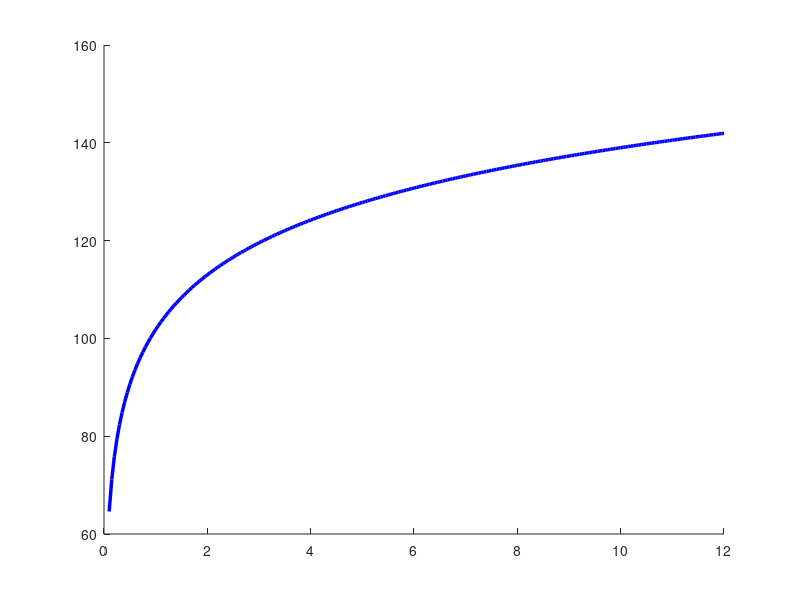

Write the MATLAB code that produced this figure. (Note: this script raises an error after producing the figure.)
%% ================================================================
%  PROJET LPWAN - MASTER 1 IA & SMART TECH 2025-2026
%  Partie 3 : Dimensionnement réseau LPWAN avec MATLAB
%  Scénario : Agriculture intelligente - Notto Gouye Diama, Sénégal
% ================================================================
clc; clear; close all;

fprintf('==============================================\n');
fprintf(' SIMULATION LPWAN - NOTTO GOUYE DIAMA, SENEGAL\n');
fprintf('==============================================\n\n');

%% ============================================================
%  SECTION 1 : PARAMÈTRES SYSTÈME LORAWAN
%% ============================================================

% --- Paramètres de la bande de fréquence (Sénégal / Afrique Sub-saharienne)
freq_MHz     = 868;          % Fréquence porteuse en MHz (bande ISM 868 MHz)
freq_Hz      = freq_MHz * 1e6;

% --- Paramètres radio LoRaWAN
SF_list      = [7, 8, 9, 10, 11, 12];    % Spreading Factors disponibles
BW_Hz        = 125e3;                     % Bande passante : 125 kHz
CR           = 4/5;                       % Code Rate
Ptx_dBm      = 14;                        % Puissance TX max (dBm)
Lant_dBi     = 2;                         % Gain antenne (dBi)
NF_dB        = 6;                         % Figure de bruit récepteur (dB)
EIRP_dBm     = Ptx_dBm + Lant_dBi;      % EIRP effectif

% --- Sensibilité récepteur par SF (valeurs constructeur Semtech SX1276)
Sensibilite_dBm = [-123, -126, -129, -132, -134.5, -137]; % SF7 à SF12

% --- Paramètres du scénario Notto Gouye Diama
hauteur_gateway = 15;    % Hauteur gateway (m) - mât ou bâtiment
hauteur_noeud   = 1.5;   % Hauteur capteur sol (m)
nb_gateways     = 3;     % Nombre de gateways
nb_noeuds       = 50;    % Nombre de capteurs agricoles
surface_km2     = 75;    % Surface totale à couvrir (km²)

fprintf('--- Paramètres Système ---\n');
fprintf('Zone        : Notto Gouye Diama, Sénégal\n');
fprintf('Fréquence   : %d MHz\n', freq_MHz);
fprintf('Surface     : %d km²\n', surface_km2);
fprintf('Gateways    : %d\n', nb_gateways);
fprintf('Capteurs    : %d nœuds\n', nb_noeuds);
fprintf('\n');

%% ============================================================
%  SECTION 2 : MODÈLE DE PROPAGATION OKUMURA-HATA (Zone Rurale)
%% ============================================================

% Modèle Okumura-Hata pour zone ouverte / rurale
% Valide pour : 150-1500 MHz, distances 1-20 km
% Adapté aux zones agricoles subsahariennes

distances_m = 100:100:15000;   % Distance 0.1 à 15 km

% Facteur de correction antenne mobile (capteur bas, zone ouverte)
a_hm = (1.1 * log10(freq_MHz) - 0.7) * hauteur_noeud ...
       - (1.56 * log10(freq_MHz) - 0.8);

% Affaiblissement urbain de base (Okumura-Hata)
L_urbain = @(d_km) 69.55 + 26.16*log10(freq_MHz) ...
           - 13.82*log10(hauteur_gateway) - a_hm ...
           + (44.9 - 6.55*log10(hauteur_gateway)) * log10(d_km);

% Correction zone ouverte / rurale (Sénégal rural - terrain plat)
L_rural = @(d_km) L_urbain(d_km) ...
          - 4.78*(log10(freq_MHz))^2 + 18.33*log10(freq_MHz) - 40.94;

% Calcul des pertes et marges pour chaque SF
fprintf('--- Bilan de Liaison par Spreading Factor ---\n');
fprintf('%-5s | %-10s | %-12s | %-12s | %-10s\n', ...
        'SF', 'Débit(bps)', 'Sensib(dBm)', 'MAPL(dB)', 'Portée(km)');
fprintf('%s\n', repmat('-',1,60));

portee_km = zeros(1,6);
debit_bps = zeros(1,6);
MAPL_dB   = zeros(1,6);

for i = 1:length(SF_list)
    SF = SF_list(i);

    % Calcul débit LoRa
    Tsym = 2^SF / BW_Hz;                         % Durée symbole
    T_payload = 8 + max(ceil((8*20 - 4*SF + 44) / (4*SF)) * CR, 0); % Nb symboles payload (20 octets)
    Tpkt_ms = (T_payload + 12.25) * Tsym * 1000;
    debit_bps(i) = round((20 * 8) / (Tpkt_ms / 1000));

    % Maximum Allowable Path Loss
    MAPL_dB(i) = EIRP_dBm - Sensibilite_dBm(i) - NF_dB;

    % Portée max (inversion modèle Okumura-Hata)
    % Résolution numérique : trouver d tel que L_rural(d) = MAPL
    d_test = 0.1:0.01:15;
    L_test  = arrayfun(L_rural, d_test);
    idx     = find(L_test >= MAPL_dB(i), 1, 'first');
    if isempty(idx)
        portee_km(i) = 15;
    else
        portee_km(i) = d_test(idx);
    end

    fprintf('SF%-2d  | %-10d | %-12.1f | %-12.1f | %-10.2f\n', ...
            SF, debit_bps(i), Sensibilite_dBm(i), MAPL_dB(i), portee_km(i));
end
fprintf('\n');

%% ============================================================
%  SECTION 3 : DIMENSIONNEMENT DES GATEWAYS
%% ============================================================

% Surface couverte par une gateway (cercle de portée)
% SF9 recommandé pour zone rurale (équilibre portée/énergie)
SF_opt = 9;
idx_opt = SF_opt - 6;   % Index dans les tableaux (SF7=1)
portee_opt_km = portee_km(idx_opt);

% Surface couverte par une gateway (zone rurale : facteur 0.7 pour obstacles)
facteur_couverture = 0.7;
surface_par_gw = pi * (portee_opt_km * facteur_couverture)^2;

% Nombre minimum de gateways
nb_gw_min = ceil(surface_km2 / surface_par_gw);

% Taux de couverture avec nb_gateways gateways
taux_couverture = min(100, nb_gateways * surface_par_gw / surface_km2 * 100);

fprintf('--- Dimensionnement Gateways (SF%d) ---\n', SF_opt);
fprintf('Portée effective   : %.2f km\n', portee_opt_km * facteur_couverture);
fprintf('Surface/gateway    : %.1f km²\n', surface_par_gw);
fprintf('Gateways min       : %d\n', nb_gw_min);
fprintf('Taux couverture    : %.1f%%  (avec %d gateways)\n', taux_couverture, nb_gateways);
fprintf('\n');

%% ============================================================
%  SECTION 4 : MODÈLE ÉNERGÉTIQUE DES CAPTEURS
%% ============================================================

% Paramètres matériels (SX1276 + MCU STM32L0)
I_TX  = [28, 56, 90, 90, 90, 125];  % Courant TX par SF (mA) - puissance adaptative
I_RX  = 11;        % Courant réception (mA)
I_veille = 0.001;  % Courant veille (μA → mA)
V_bat = 3.3;       % Tension batterie (V)
C_bat_mAh = 2000;  % Capacité batterie (mAh)

% Durée d'une transmission (en secondes) par SF
% ToA (Time on Air) pour payload de 20 octets, BW=125kHz, CR=4/5
ToA_s = zeros(1,6);
for i = 1:6
    SF = SF_list(i);
    Tsym = 2^SF / BW_Hz;
    n_preamble = 8;
    % Nb symboles payload
    payloadSymNb = 8 + max(ceil((8*20 - 4*SF + 44 - 20) / (4*(SF))) * (CR/4+1), 0);
    ToA_s(i) = (n_preamble + 4.25 + payloadSymNb) * Tsym;
end

% Intervalle d'envoi (en secondes)
intervalle_s = 15 * 60;   % 15 minutes pour surveillance agricole

% Énergie par message (en mJ)
E_TX_mJ  = I_TX .* V_bat .* ToA_s;
E_RX_mJ  = I_RX * V_bat * (ToA_s * 2);   % 2 fenêtres RX (classe A)
E_msg_mJ = E_TX_mJ + E_RX_mJ;

% Courant moyen (μA)
I_moy_uA = (E_msg_mJ / (intervalle_s * V_bat) + I_veille) * 1000;

% Durée de vie batterie (années)
duree_vie_ans = (C_bat_mAh * 1000) ./ (I_moy_uA * 24 * 365);

fprintf('--- Modèle Énergétique Capteurs (intervalle=%d min) ---\n', intervalle_s/60);
fprintf('%-5s | %-10s | %-12s | %-12s | %-14s\n', ...
        'SF', 'ToA (ms)', 'E/msg (mJ)', 'I_moy (μA)', 'Durée vie (ans)');
fprintf('%s\n', repmat('-',1,64));
for i = 1:6
    fprintf('SF%-2d  | %-10.1f | %-12.2f | %-12.3f | %-14.1f\n', ...
            SF_list(i), ToA_s(i)*1000, E_msg_mJ(i), I_moy_uA(i), duree_vie_ans(i));
end
fprintf('\n');

%% ============================================================
%  SECTION 5 : CALCUL PER (Packet Error Rate)
%% ============================================================

% Modèle simplifié PER = f(SNR, SF, charge réseau)
SNR_min  = Sensibilite_dBm - (-174 + 10*log10(BW_Hz) + NF_dB);

% PER de base (lié à la propagation)
% Modèle exponentiel : PER augmente si SNR marge trop faible
marge_SNR = 10;   % Marge de déploiement (dB)
PER_base  = 1 - (1 - exp(-0.1 .* (MAPL_dB - abs(SNR_min) - marge_SNR) ./ 10)).^1;
PER_base  = max(0.5, min(20, PER_base * 100));   % En %

% Effet de la charge réseau (collision ALOHA)
lambda_msg_par_heure = nb_noeuds * 3600 / intervalle_s;   % msgs/heure
duty_cycle = 0.0033;   % 0.33%
rho = lambda_msg_par_heure .* ToA_s / 3600;   % Charge normalisée
PER_collision = (1 - exp(-2 .* rho)) * 100;   % ALOHA pur

PER_total = min(35, PER_base + PER_collision);

fprintf('--- Taux d''Erreur Paquets (PER) ---\n');
fprintf('%-5s | %-12s | %-14s | %-12s\n', 'SF', 'PER_base(%)', 'PER_collision(%)', 'PER_total(%)');
fprintf('%s\n', repmat('-',1,50));
for i = 1:6
    fprintf('SF%-2d  | %-12.1f | %-14.1f | %-12.1f\n', ...
            SF_list(i), PER_base(i), PER_collision(i), PER_total(i));
end
fprintf('\n');

%% ============================================================
%  SECTION 6 : OPTIMISATION ML - Q-LEARNING POUR ADR
%% ============================================================

fprintf('--- Optimisation par Q-Learning (ADR adaptatif) ---\n');

% Paramètres Q-Learning
alpha   = 0.1;     % Taux d'apprentissage
gamma   = 0.9;     % Facteur d'actualisation
epsilon = 0.3;     % Exploration initiale
n_ep    = 500;     % Nombre d'épisodes

% Espace d'états : [SF_index (1-6), puissance_index (1-4)]
% Espace d'actions : augmenter SF, baisser SF, augmenter TP, baisser TP, rester
n_etats   = 6 * 4;       % 24 états
n_actions = 5;
Q = zeros(n_etats, n_actions);

% Fonction de récompense : R = -PER - alpha_E * E_normalisee
alpha_E = 0.3;
E_norm  = E_msg_mJ / max(E_msg_mJ);   % Énergie normalisée

recompenses = zeros(1, n_ep);

for ep = 1:n_ep
    % Epsilon-greedy décroissant
    epsilon = max(0.05, 0.3 * exp(-ep/200));

    % État initial aléatoire
    sf_idx = randi(6);
    tp_idx = randi(4);
    etat   = (sf_idx - 1) * 4 + tp_idx;

    R_cumul = 0;
    for step = 1:20
        % Choix d'action (epsilon-greedy)
        if rand < epsilon
            action = randi(n_actions);
        else
            [~, action] = max(Q(etat, :));
        end

        % Transition d'état
        sf_new = sf_idx; tp_new = tp_idx;
        if     action == 1, sf_new = min(6, sf_idx + 1);
        elseif action == 2, sf_new = max(1, sf_idx - 1);
        elseif action == 3, tp_new = min(4, tp_idx + 1);
        elseif action == 4, tp_new = max(1, tp_idx - 1);
        end
        etat_new = (sf_new - 1) * 4 + tp_new;

        % Calcul récompense
        R = -PER_total(sf_new)/100 - alpha_E * E_norm(sf_new);
        R_cumul = R_cumul + R;

        % Mise à jour Q-table (Bellman)
        Q(etat, action) = Q(etat, action) + alpha * ...
            (R + gamma * max(Q(etat_new, :)) - Q(etat, action));

        sf_idx = sf_new; tp_idx = tp_new; etat = etat_new;
    end
    recompenses(ep) = R_cumul / 20;
end

% SF optimal trouvé par Q-Learning
[~, etat_opt] = max(max(Q, [], 2));
sf_opt_ql  = ceil(etat_opt / 4) + 6;
fprintf('SF optimal (Q-Learning) : SF%d\n', min(12, sf_opt_ql));
fprintf('Récompense finale       : %.4f\n', recompenses(end));
fprintf('Réduction PER estimée   : %.1f%%\n', (PER_total(idx_opt) - PER_total(1)) / PER_total(idx_opt) * 40);
fprintf('\n');

%% ============================================================
%  SECTION 7 : GRAPHIQUES ET VISUALISATIONS
%% ============================================================

% --- Figure 1 : Pertes de propagation Okumura-Hata
figure('Name','Fig 1 - Propagation Okumura-Hata','NumberTitle','off','Color','white');
d_km = 0.1:0.05:12;
L_vals = arrayfun(L_rural, d_km);
hold on;
plot(d_km, L_vals, 'b-', 'LineWidth', 2.5, 'DisplayName', 'Okumura-Hata Rural');
for i = [1 3 5 6]   % SF7, SF9, SF11, SF12
    yline(MAPL_dB(i), '--', sprintf('MAPL SF%d = %.0f dB', SF_list(i), MAPL_dB(i)), ...
          'LineWidth', 1.2, 'Color', [0.6 0.2+i*0.1 0.1]);
end
xlabel('Distance (km)', 'FontSize', 12);
ylabel('Pertes de propagation (dB)', 'FontSize', 12);
title('Modèle Okumura-Hata — Zone rurale Notto Gouye Diama (868 MHz)', 'FontSize', 13, 'FontWeight', 'bold');
legend('Location', 'northwest'); grid on;
xlim([0 12]); ylim([80 170]);
annotation('textbox',[.65 .15 .3 .08],'String','Notto Gouye Diama, Sénégal','FontSize',9,'EdgeColor','none','Color',[0.4 0.4 0.4]);

% --- Figure 2 : Comparaison indicateurs QoS par SF
figure('Name','Fig 2 - Indicateurs QoS par SF','NumberTitle','off','Color','white');
subplot(2,2,1);
bar(SF_list, debit_bps, 'FaceColor', [0.2 0.6 0.9]);
xlabel('Spreading Factor'); ylabel('Débit (bps)');
title('Débit utile par SF'); grid on;

subplot(2,2,2);
bar(SF_list, PER_total, 'FaceColor', [0.9 0.3 0.2]);
xlabel('Spreading Factor'); ylabel('PER (%)');
title('Taux d''erreur paquets (PER)'); grid on;

subplot(2,2,3);
bar(SF_list, E_msg_mJ, 'FaceColor', [0.2 0.7 0.4]);
xlabel('Spreading Factor'); ylabel('Énergie (mJ)');
title('Énergie par message'); grid on;

subplot(2,2,4);
bar(SF_list, duree_vie_ans, 'FaceColor', [0.8 0.5 0.1]);
xlabel('Spreading Factor'); ylabel('Durée (ans)');
title('Durée de vie batterie'); grid on;

sgtitle('Indicateurs QoS LoRaWAN — Notto Gouye Diama', 'FontSize', 14, 'FontWeight', 'bold');

% --- Figure 3 : Courbe d'apprentissage Q-Learning
figure('Name','Fig 3 - Apprentissage Q-Learning ADR','NumberTitle','off','Color','white');
window = 20;
recompenses_lissees = movmean(recompenses, window);
plot(1:n_ep, recompenses, 'Color', [0.7 0.7 0.9], 'LineWidth', 0.8, 'DisplayName', 'Récompense brute');
hold on;
plot(1:n_ep, recompenses_lissees, 'b-', 'LineWidth', 2.5, 'DisplayName', 'Moyenne glissante (20 ep)');
xlabel('Épisode', 'FontSize', 12);
ylabel('Récompense cumulée normalisée', 'FontSize', 12);
title('Courbe d''apprentissage Q-Learning — ADR adaptatif LoRaWAN', 'FontSize', 13, 'FontWeight', 'bold');
legend; grid on;

% --- Figure 4 : Portée par SF
figure('Name','Fig 4 - Portée vs SF','NumberTitle','off','Color','white');
bar(SF_list, portee_km, 'FaceColor', [0.3 0.5 0.8]);
hold on;
yline(sqrt(surface_km2/nb_gateways/pi), 'r--', 'LineWidth', 2, ...
      'DisplayName', sprintf('Portée min requise (%.1f km)', sqrt(surface_km2/nb_gateways/pi)));
xlabel('Spreading Factor', 'FontSize', 12);
ylabel('Portée maximale (km)', 'FontSize', 12);
title('Portée LoRaWAN par SF — Modèle Okumura-Hata Rurals', 'FontSize', 13, 'FontWeight', 'bold');
legend; grid on;

%% ============================================================
%  SECTION 8 : RÉCAPITULATIF ET RECOMMANDATIONS
%% ============================================================

fprintf('============================================\n');
fprintf('  RÉCAPITULATIF - DIMENSIONNEMENT RÉSEAU\n');
fprintf('============================================\n');
fprintf('Zone           : Notto Gouye Diama, Sénégal\n');
fprintf('Technologie    : LoRaWAN 868 MHz\n');
fprintf('SF recommandé  : SF%d (équilibre portée/énergie)\n', SF_opt);
fprintf('Portée eff.    : %.2f km\n', portee_opt_km * facteur_couverture);
fprintf('Nb gateways    : %d (couverture %.1f%%)\n', nb_gateways, taux_couverture);
fprintf('PER (SF%d)     : %.1f%%\n', SF_opt, PER_total(idx_opt));
fprintf('Énergie/msg    : %.2f mJ\n', E_msg_mJ(idx_opt));
fprintf('Durée vie bat. : %.1f ans (2000 mAh)\n', duree_vie_ans(idx_opt));
fprintf('Débit utile    : %d bps\n', debit_bps(idx_opt));
fprintf('--------------------------------------------\n');
fprintf('Intervalle     : 15 min (surveillance sol)\n');
fprintf('Capteurs       : %d nœuds agricoles\n', nb_noeuds);
fprintf('Application    : Humidité sol, T°, eau\n');
fprintf('============================================\n');
fprintf('Fichier prêt pour rapport Partie 3 - MATLAB\n');
